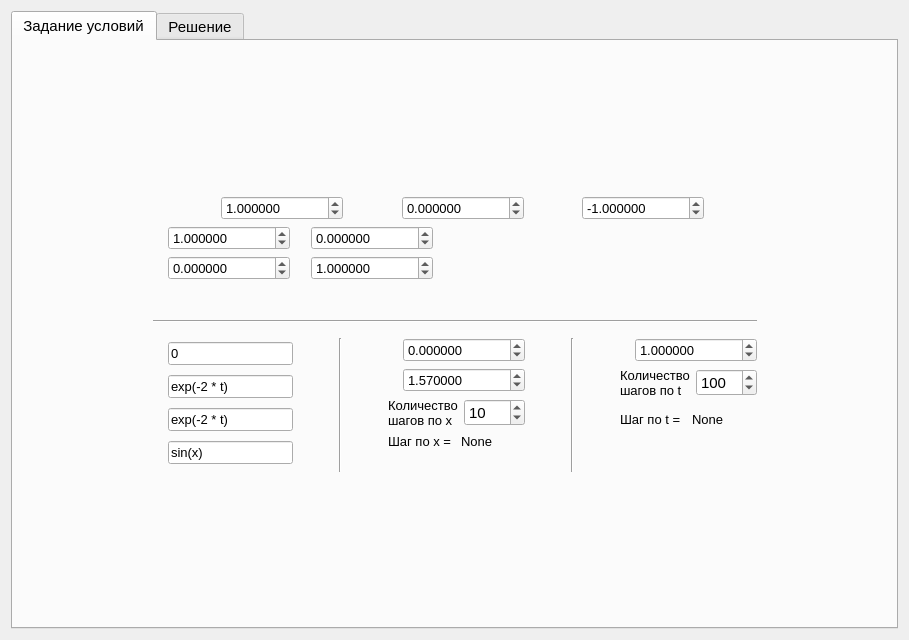
<?xml version="1.0" encoding="UTF-8"?>
<ui version="4.0">
 <class>Form</class>
 <widget class="QWidget" name="Form">
  <property name="geometry">
   <rect>
    <x>0</x>
    <y>0</y>
    <width>909</width>
    <height>640</height>
   </rect>
  </property>
  <property name="font">
   <font>
    <pointsize>8</pointsize>
   </font>
  </property>
  <property name="windowTitle">
   <string>Form</string>
  </property>
  <layout class="QGridLayout" name="gridLayout">
   <item row="0" column="0">
    <widget class="QTabWidget" name="tabWidget">
     <property name="font">
      <font>
       <pointsize>11</pointsize>
      </font>
     </property>
     <property name="currentIndex">
      <number>0</number>
     </property>
     <property name="elideMode">
      <enum>Qt::ElideMiddle</enum>
     </property>
     <widget class="QWidget" name="tab_statement">
      <attribute name="title">
       <string>Задание условий</string>
      </attribute>
      <layout class="QGridLayout" name="gridLayout_19">
       <item row="2" column="3">
        <spacer name="horizontalSpacer_5">
         <property name="orientation">
          <enum>Qt::Horizontal</enum>
         </property>
         <property name="sizeHint" stdset="0">
          <size>
           <width>40</width>
           <height>20</height>
          </size>
         </property>
        </spacer>
       </item>
       <item row="0" column="1">
        <spacer name="verticalSpacer">
         <property name="orientation">
          <enum>Qt::Vertical</enum>
         </property>
         <property name="sizeHint" stdset="0">
          <size>
           <width>20</width>
           <height>40</height>
          </size>
         </property>
        </spacer>
       </item>
       <item row="3" column="0">
        <spacer name="horizontalSpacer_4">
         <property name="orientation">
          <enum>Qt::Horizontal</enum>
         </property>
         <property name="sizeHint" stdset="0">
          <size>
           <width>40</width>
           <height>20</height>
          </size>
         </property>
        </spacer>
       </item>
       <item row="4" column="2">
        <spacer name="verticalSpacer_3">
         <property name="orientation">
          <enum>Qt::Vertical</enum>
         </property>
         <property name="sizeHint" stdset="0">
          <size>
           <width>20</width>
           <height>40</height>
          </size>
         </property>
        </spacer>
       </item>
       <item row="3" column="1" colspan="2">
        <layout class="QGridLayout" name="gridLayout_18">
         <item row="0" column="5">
          <layout class="QGridLayout" name="gridLayout_13">
           <item row="2" column="0">
            <layout class="QGridLayout" name="gridLayout_15">
             <item row="0" column="0">
              <widget class="QLabel" name="label_19">
               <property name="font">
                <font>
                 <family>MS Shell Dlg 2</family>
                 <pointsize>10</pointsize>
                </font>
               </property>
               <property name="text">
                <string>Количество
шагов по x</string>
               </property>
              </widget>
             </item>
             <item row="0" column="1">
              <widget class="QSpinBox" name="spinBox_nx">
               <property name="minimum">
                <number>1</number>
               </property>
               <property name="maximum">
                <number>1000</number>
               </property>
               <property name="value">
                <number>10</number>
               </property>
              </widget>
             </item>
            </layout>
           </item>
           <item row="0" column="0">
            <layout class="QGridLayout" name="gridLayout_11">
             <item row="0" column="0">
              <widget class="QLabel" name="label_7_1">
               <property name="text">
                <string/>
               </property>
               <property name="pixmap">
                <pixmap>../resource/7_1.png</pixmap>
               </property>
              </widget>
             </item>
             <item row="0" column="1">
              <widget class="QDoubleSpinBox" name="doubleSpinBox_l1">
               <property name="font">
                <font>
                 <pointsize>10</pointsize>
                </font>
               </property>
               <property name="decimals">
                <number>6</number>
               </property>
               <property name="minimum">
                <double>-1000000.000000000000000</double>
               </property>
               <property name="maximum">
                <double>1000000.000000000000000</double>
               </property>
              </widget>
             </item>
            </layout>
           </item>
           <item row="1" column="0">
            <layout class="QGridLayout" name="gridLayout_12">
             <item row="0" column="0">
              <widget class="QLabel" name="label_7_2">
               <property name="text">
                <string/>
               </property>
               <property name="pixmap">
                <pixmap>../resource/7_2.png</pixmap>
               </property>
              </widget>
             </item>
             <item row="0" column="1">
              <widget class="QDoubleSpinBox" name="doubleSpinBox_l2">
               <property name="font">
                <font>
                 <pointsize>10</pointsize>
                </font>
               </property>
               <property name="decimals">
                <number>6</number>
               </property>
               <property name="minimum">
                <double>-1000000.000000000000000</double>
               </property>
               <property name="maximum">
                <double>1000000.000000000000000</double>
               </property>
               <property name="value">
                <double>1.570000000000000</double>
               </property>
              </widget>
             </item>
            </layout>
           </item>
           <item row="4" column="0">
            <widget class="QLabel" name="label_7_3">
             <property name="text">
              <string/>
             </property>
             <property name="pixmap">
              <pixmap>../resource/7_3.png</pixmap>
             </property>
            </widget>
           </item>
           <item row="3" column="0">
            <layout class="QGridLayout" name="gridLayout_20">
             <item row="0" column="0">
              <widget class="QLabel" name="label_22">
               <property name="font">
                <font>
                 <pointsize>10</pointsize>
                </font>
               </property>
               <property name="text">
                <string>Шаг по x = </string>
               </property>
              </widget>
             </item>
             <item row="0" column="1">
              <widget class="QLabel" name="label_stepx">
               <property name="font">
                <font>
                 <pointsize>10</pointsize>
                </font>
               </property>
               <property name="text">
                <string>None</string>
               </property>
              </widget>
             </item>
            </layout>
           </item>
          </layout>
         </item>
         <item row="0" column="0">
          <layout class="QGridLayout" name="gridLayout_10">
           <item row="0" column="0">
            <layout class="QGridLayout" name="gridLayout_6">
             <item row="0" column="0">
              <widget class="QLabel" name="label_6_1">
               <property name="text">
                <string/>
               </property>
               <property name="pixmap">
                <pixmap>../resource/6_1.png</pixmap>
               </property>
              </widget>
             </item>
             <item row="0" column="1">
              <widget class="QLineEdit" name="lineEdit_f">
               <property name="font">
                <font>
                 <pointsize>10</pointsize>
                </font>
               </property>
               <property name="text">
                <string>0</string>
               </property>
              </widget>
             </item>
            </layout>
           </item>
           <item row="3" column="0">
            <layout class="QGridLayout" name="gridLayout_9">
             <item row="0" column="0">
              <widget class="QLabel" name="label_6_4">
               <property name="text">
                <string/>
               </property>
               <property name="pixmap">
                <pixmap>../resource/6_4.png</pixmap>
               </property>
              </widget>
             </item>
             <item row="0" column="1">
              <widget class="QLineEdit" name="lineEdit_psi">
               <property name="font">
                <font>
                 <pointsize>10</pointsize>
                </font>
               </property>
               <property name="text">
                <string>sin(x)</string>
               </property>
              </widget>
             </item>
            </layout>
           </item>
           <item row="1" column="0">
            <layout class="QGridLayout" name="gridLayout_7">
             <item row="0" column="0">
              <widget class="QLabel" name="label_6_2">
               <property name="text">
                <string/>
               </property>
               <property name="pixmap">
                <pixmap>../resource/6_2.png</pixmap>
               </property>
              </widget>
             </item>
             <item row="0" column="1">
              <widget class="QLineEdit" name="lineEdit_phi0">
               <property name="font">
                <font>
                 <pointsize>10</pointsize>
                </font>
               </property>
               <property name="text">
                <string>exp(-2 * t)</string>
               </property>
              </widget>
             </item>
            </layout>
           </item>
           <item row="2" column="0">
            <layout class="QGridLayout" name="gridLayout_8">
             <item row="0" column="0">
              <widget class="QLabel" name="label_6_3">
               <property name="text">
                <string/>
               </property>
               <property name="pixmap">
                <pixmap>../resource/6_3.png</pixmap>
               </property>
              </widget>
             </item>
             <item row="0" column="1">
              <widget class="QLineEdit" name="lineEdit_phi1">
               <property name="font">
                <font>
                 <pointsize>10</pointsize>
                </font>
               </property>
               <property name="text">
                <string>exp(-2 * t)</string>
               </property>
              </widget>
             </item>
            </layout>
           </item>
          </layout>
         </item>
         <item row="0" column="9">
          <layout class="QGridLayout" name="gridLayout_17">
           <item row="0" column="0">
            <layout class="QGridLayout" name="gridLayout_14">
             <item row="0" column="0">
              <widget class="QLabel" name="label_8_1">
               <property name="text">
                <string/>
               </property>
               <property name="pixmap">
                <pixmap>../resource/8_1.png</pixmap>
               </property>
              </widget>
             </item>
             <item row="0" column="1">
              <widget class="QDoubleSpinBox" name="doubleSpinBox_T">
               <property name="font">
                <font>
                 <pointsize>10</pointsize>
                </font>
               </property>
               <property name="decimals">
                <number>6</number>
               </property>
               <property name="minimum">
                <double>-1000000.000000000000000</double>
               </property>
               <property name="maximum">
                <double>1000000.000000000000000</double>
               </property>
               <property name="value">
                <double>1.000000000000000</double>
               </property>
              </widget>
             </item>
            </layout>
           </item>
           <item row="1" column="0">
            <layout class="QGridLayout" name="gridLayout_16">
             <item row="0" column="0">
              <widget class="QLabel" name="label_20">
               <property name="font">
                <font>
                 <pointsize>10</pointsize>
                </font>
               </property>
               <property name="text">
                <string>Количество
шагов по t</string>
               </property>
              </widget>
             </item>
             <item row="0" column="1">
              <widget class="QSpinBox" name="spinBox_nt">
               <property name="minimum">
                <number>1</number>
               </property>
               <property name="maximum">
                <number>1000</number>
               </property>
               <property name="value">
                <number>100</number>
               </property>
              </widget>
             </item>
            </layout>
           </item>
           <item row="2" column="0">
            <layout class="QGridLayout" name="gridLayout_21">
             <item row="0" column="1">
              <widget class="QLabel" name="label_stept">
               <property name="font">
                <font>
                 <pointsize>10</pointsize>
                </font>
               </property>
               <property name="text">
                <string>None</string>
               </property>
              </widget>
             </item>
             <item row="0" column="0">
              <widget class="QLabel" name="label_24">
               <property name="font">
                <font>
                 <pointsize>10</pointsize>
                </font>
               </property>
               <property name="text">
                <string>Шаг по t = </string>
               </property>
              </widget>
             </item>
            </layout>
           </item>
           <item row="3" column="0">
            <widget class="QLabel" name="label_8_2">
             <property name="font">
              <font>
               <family>MS Shell Dlg 2</family>
               <pointsize>8</pointsize>
              </font>
             </property>
             <property name="text">
              <string/>
             </property>
             <property name="pixmap">
              <pixmap>../resource/8_2.png</pixmap>
             </property>
            </widget>
           </item>
          </layout>
         </item>
         <item row="0" column="7">
          <widget class="Line" name="line_3">
           <property name="orientation">
            <enum>Qt::Vertical</enum>
           </property>
          </widget>
         </item>
         <item row="0" column="2">
          <widget class="Line" name="line_2">
           <property name="orientation">
            <enum>Qt::Vertical</enum>
           </property>
          </widget>
         </item>
         <item row="0" column="6">
          <spacer name="horizontalSpacer_9">
           <property name="orientation">
            <enum>Qt::Horizontal</enum>
           </property>
           <property name="sizeHint" stdset="0">
            <size>
             <width>40</width>
             <height>20</height>
            </size>
           </property>
          </spacer>
         </item>
         <item row="0" column="4">
          <spacer name="horizontalSpacer_8">
           <property name="orientation">
            <enum>Qt::Horizontal</enum>
           </property>
           <property name="sizeHint" stdset="0">
            <size>
             <width>40</width>
             <height>20</height>
            </size>
           </property>
          </spacer>
         </item>
         <item row="0" column="1">
          <spacer name="horizontalSpacer_7">
           <property name="orientation">
            <enum>Qt::Horizontal</enum>
           </property>
           <property name="sizeHint" stdset="0">
            <size>
             <width>40</width>
             <height>20</height>
            </size>
           </property>
          </spacer>
         </item>
         <item row="0" column="8">
          <spacer name="horizontalSpacer_10">
           <property name="orientation">
            <enum>Qt::Horizontal</enum>
           </property>
           <property name="sizeHint" stdset="0">
            <size>
             <width>40</width>
             <height>20</height>
            </size>
           </property>
          </spacer>
         </item>
        </layout>
       </item>
       <item row="2" column="1" colspan="2">
        <widget class="Line" name="line">
         <property name="orientation">
          <enum>Qt::Horizontal</enum>
         </property>
        </widget>
       </item>
       <item row="1" column="1" colspan="2">
        <layout class="QGridLayout" name="gridLayout_5">
         <item row="1" column="2">
          <spacer name="horizontalSpacer">
           <property name="orientation">
            <enum>Qt::Horizontal</enum>
           </property>
           <property name="sizeHint" stdset="0">
            <size>
             <width>40</width>
             <height>20</height>
            </size>
           </property>
          </spacer>
         </item>
         <item row="3" column="2">
          <spacer name="horizontalSpacer_3">
           <property name="orientation">
            <enum>Qt::Horizontal</enum>
           </property>
           <property name="sizeHint" stdset="0">
            <size>
             <width>40</width>
             <height>20</height>
            </size>
           </property>
          </spacer>
         </item>
         <item row="2" column="2">
          <spacer name="horizontalSpacer_2">
           <property name="orientation">
            <enum>Qt::Horizontal</enum>
           </property>
           <property name="sizeHint" stdset="0">
            <size>
             <width>40</width>
             <height>20</height>
            </size>
           </property>
          </spacer>
         </item>
         <item row="3" column="1">
          <widget class="QLabel" name="label_4_1">
           <property name="text">
            <string/>
           </property>
           <property name="pixmap">
            <pixmap>../resource/4_1.png</pixmap>
           </property>
          </widget>
         </item>
         <item row="0" column="0" rowspan="4">
          <widget class="QLabel" name="label_5_1">
           <property name="text">
            <string/>
           </property>
           <property name="pixmap">
            <pixmap>../resource/5.png</pixmap>
           </property>
          </widget>
         </item>
         <item row="2" column="1">
          <layout class="QGridLayout" name="gridLayout_4">
           <item row="0" column="0">
            <widget class="QDoubleSpinBox" name="doubleSpinBox_gamma">
             <property name="font">
              <font>
               <pointsize>10</pointsize>
              </font>
             </property>
             <property name="decimals">
              <number>6</number>
             </property>
             <property name="minimum">
              <double>-1000000.000000000000000</double>
             </property>
             <property name="maximum">
              <double>1000000.000000000000000</double>
             </property>
             <property name="singleStep">
              <double>1.000000000000000</double>
             </property>
             <property name="value">
              <double>0.000000000000000</double>
             </property>
            </widget>
           </item>
           <item row="0" column="1">
            <widget class="QLabel" name="label_3_1">
             <property name="text">
              <string/>
             </property>
             <property name="pixmap">
              <pixmap>../resource/3_1.png</pixmap>
             </property>
            </widget>
           </item>
           <item row="0" column="2">
            <widget class="QDoubleSpinBox" name="doubleSpinBox_delta">
             <property name="font">
              <font>
               <pointsize>10</pointsize>
              </font>
             </property>
             <property name="decimals">
              <number>6</number>
             </property>
             <property name="minimum">
              <double>-1000000.000000000000000</double>
             </property>
             <property name="maximum">
              <double>1000000.000000000000000</double>
             </property>
             <property name="value">
              <double>1.000000000000000</double>
             </property>
            </widget>
           </item>
           <item row="0" column="3">
            <widget class="QLabel" name="label_3_2">
             <property name="text">
              <string/>
             </property>
             <property name="pixmap">
              <pixmap>../resource/3_2.png</pixmap>
             </property>
            </widget>
           </item>
          </layout>
         </item>
         <item row="1" column="1">
          <layout class="QGridLayout" name="gridLayout_3">
           <item row="0" column="0">
            <widget class="QDoubleSpinBox" name="doubleSpinBox_alpha">
             <property name="font">
              <font>
               <pointsize>10</pointsize>
              </font>
             </property>
             <property name="decimals">
              <number>6</number>
             </property>
             <property name="minimum">
              <double>-1000000.000000000000000</double>
             </property>
             <property name="maximum">
              <double>1000000.000000000000000</double>
             </property>
             <property name="value">
              <double>1.000000000000000</double>
             </property>
            </widget>
           </item>
           <item row="0" column="1">
            <widget class="QLabel" name="label_2_1">
             <property name="text">
              <string/>
             </property>
             <property name="pixmap">
              <pixmap>../resource/2_1.png</pixmap>
             </property>
            </widget>
           </item>
           <item row="0" column="2">
            <widget class="QDoubleSpinBox" name="doubleSpinBox_beta">
             <property name="font">
              <font>
               <pointsize>10</pointsize>
              </font>
             </property>
             <property name="decimals">
              <number>6</number>
             </property>
             <property name="minimum">
              <double>-1000000.000000000000000</double>
             </property>
             <property name="maximum">
              <double>1000000.000000000000000</double>
             </property>
             <property name="value">
              <double>0.000000000000000</double>
             </property>
            </widget>
           </item>
           <item row="0" column="3">
            <widget class="QLabel" name="label_2_2">
             <property name="text">
              <string/>
             </property>
             <property name="pixmap">
              <pixmap>../resource/2_2.png</pixmap>
             </property>
            </widget>
           </item>
          </layout>
         </item>
         <item row="0" column="1" colspan="2">
          <layout class="QGridLayout" name="gridLayout_2">
           <item row="0" column="0">
            <widget class="QLabel" name="label_1_1">
             <property name="text">
              <string/>
             </property>
             <property name="pixmap">
              <pixmap>../resource/1_1.PNG</pixmap>
             </property>
            </widget>
           </item>
           <item row="0" column="2">
            <widget class="QLabel" name="label_1_2">
             <property name="text">
              <string/>
             </property>
             <property name="pixmap">
              <pixmap>../resource/1_2.PNG</pixmap>
             </property>
            </widget>
           </item>
           <item row="0" column="3">
            <widget class="QDoubleSpinBox" name="doubleSpinBox_b">
             <property name="font">
              <font>
               <pointsize>10</pointsize>
              </font>
             </property>
             <property name="decimals">
              <number>6</number>
             </property>
             <property name="minimum">
              <double>-1000000.000000000000000</double>
             </property>
             <property name="maximum">
              <double>1000000.000000000000000</double>
             </property>
             <property name="value">
              <double>0.000000000000000</double>
             </property>
            </widget>
           </item>
           <item row="0" column="1">
            <widget class="QDoubleSpinBox" name="doubleSpinBox_a">
             <property name="font">
              <font>
               <pointsize>10</pointsize>
              </font>
             </property>
             <property name="decimals">
              <number>6</number>
             </property>
             <property name="minimum">
              <double>-1000000.000000000000000</double>
             </property>
             <property name="maximum">
              <double>1000000.000000000000000</double>
             </property>
             <property name="value">
              <double>1.000000000000000</double>
             </property>
            </widget>
           </item>
           <item row="0" column="4">
            <widget class="QLabel" name="label_1_3">
             <property name="text">
              <string/>
             </property>
             <property name="pixmap">
              <pixmap>../resource/1_3.PNG</pixmap>
             </property>
            </widget>
           </item>
           <item row="0" column="5">
            <widget class="QDoubleSpinBox" name="doubleSpinBox_c">
             <property name="font">
              <font>
               <pointsize>10</pointsize>
              </font>
             </property>
             <property name="decimals">
              <number>6</number>
             </property>
             <property name="minimum">
              <double>-1000000.000000000000000</double>
             </property>
             <property name="maximum">
              <double>1000000.000000000000000</double>
             </property>
             <property name="value">
              <double>-1.000000000000000</double>
             </property>
            </widget>
           </item>
           <item row="0" column="6">
            <widget class="QLabel" name="label_1_4">
             <property name="text">
              <string/>
             </property>
             <property name="pixmap">
              <pixmap>../resource/1_4.PNG</pixmap>
             </property>
            </widget>
           </item>
          </layout>
         </item>
        </layout>
       </item>
      </layout>
     </widget>
     <widget class="QWidget" name="tab_solution">
      <attribute name="title">
       <string>Решение</string>
      </attribute>
      <layout class="QGridLayout" name="gridLayout_31">
       <item row="0" column="0">
        <layout class="QGridLayout" name="gridLayout_30">
         <item row="0" column="0">
          <layout class="QGridLayout" name="gridLayout_29">
           <item row="0" column="1">
            <layout class="QGridLayout" name="gridLayout_27">
             <item row="0" column="1">
              <spacer name="verticalSpacer_4">
               <property name="orientation">
                <enum>Qt::Vertical</enum>
               </property>
               <property name="sizeHint" stdset="0">
                <size>
                 <width>20</width>
                 <height>40</height>
                </size>
               </property>
              </spacer>
             </item>
             <item row="1" column="1">
              <widget class="QLabel" name="label_3">
               <property name="text">
                <string>Номер шага по t = </string>
               </property>
              </widget>
             </item>
             <item row="1" column="2">
              <widget class="QSpinBox" name="spinBox_stept">
               <property name="maximum">
                <number>1000000</number>
               </property>
              </widget>
             </item>
            </layout>
           </item>
           <item row="1" column="1">
            <layout class="QGridLayout" name="gridLayout_28">
             <item row="0" column="0">
              <widget class="QLabel" name="label_4">
               <property name="font">
                <font>
                 <pointsize>13</pointsize>
                </font>
               </property>
               <property name="text">
                <string>t =</string>
               </property>
              </widget>
             </item>
             <item row="0" column="1">
              <widget class="QLabel" name="label_t">
               <property name="font">
                <font>
                 <pointsize>13</pointsize>
                </font>
               </property>
               <property name="text">
                <string>0</string>
               </property>
              </widget>
             </item>
             <item row="0" column="2">
              <spacer name="horizontalSpacer_12">
               <property name="orientation">
                <enum>Qt::Horizontal</enum>
               </property>
               <property name="sizeHint" stdset="0">
                <size>
                 <width>40</width>
                 <height>20</height>
                </size>
               </property>
              </spacer>
             </item>
             <item row="1" column="2">
              <spacer name="verticalSpacer_2">
               <property name="orientation">
                <enum>Qt::Vertical</enum>
               </property>
               <property name="sizeHint" stdset="0">
                <size>
                 <width>20</width>
                 <height>40</height>
                </size>
               </property>
              </spacer>
             </item>
            </layout>
           </item>
           <item row="0" column="0">
            <spacer name="horizontalSpacer_14">
             <property name="orientation">
              <enum>Qt::Horizontal</enum>
             </property>
             <property name="sizeHint" stdset="0">
              <size>
               <width>40</width>
               <height>20</height>
              </size>
             </property>
            </spacer>
           </item>
          </layout>
         </item>
         <item row="0" column="3">
          <layout class="QGridLayout" name="gridLayout_26">
           <item row="1" column="1">
            <spacer name="horizontalSpacer_15">
             <property name="orientation">
              <enum>Qt::Horizontal</enum>
             </property>
             <property name="sizeHint" stdset="0">
              <size>
               <width>40</width>
               <height>20</height>
              </size>
             </property>
            </spacer>
           </item>
           <item row="1" column="0">
            <widget class="Line" name="line_4">
             <property name="orientation">
              <enum>Qt::Horizontal</enum>
             </property>
            </widget>
           </item>
           <item row="2" column="0">
            <layout class="QGridLayout" name="gridLayout_25">
             <item row="0" column="0">
              <widget class="QLabel" name="label_2">
               <property name="font">
                <font>
                 <weight>75</weight>
                 <bold>true</bold>
                </font>
               </property>
               <property name="text">
                <string>Аппроксимация граничных условий</string>
               </property>
              </widget>
             </item>
             <item row="1" column="0">
              <layout class="QGridLayout" name="gridLayout_23">
               <item row="0" column="0">
                <widget class="QCheckBox" name="checkBox_o1p2">
                 <property name="font">
                  <font>
                   <pointsize>10</pointsize>
                  </font>
                 </property>
                 <property name="text">
                  <string>1 порядка по 2 точкам</string>
                 </property>
                 <property name="checked">
                  <bool>true</bool>
                 </property>
                </widget>
               </item>
               <item row="0" column="1">
                <widget class="QCheckBox" name="checkBox_o2p2">
                 <property name="font">
                  <font>
                   <pointsize>10</pointsize>
                  </font>
                 </property>
                 <property name="text">
                  <string>2 порядка по 2 точкам</string>
                 </property>
                 <property name="checked">
                  <bool>false</bool>
                 </property>
                </widget>
               </item>
               <item row="0" column="2">
                <widget class="QCheckBox" name="checkBox_o2p3">
                 <property name="font">
                  <font>
                   <pointsize>10</pointsize>
                  </font>
                 </property>
                 <property name="text">
                  <string>2 порядка по 3 точкам</string>
                 </property>
                 <property name="checked">
                  <bool>false</bool>
                 </property>
                </widget>
               </item>
              </layout>
             </item>
            </layout>
           </item>
           <item row="0" column="0">
            <layout class="QGridLayout" name="gridLayout_24">
             <item row="4" column="0">
              <layout class="QGridLayout" name="gridLayout_22">
               <item row="0" column="0">
                <widget class="QCheckBox" name="checkBox_explicit">
                 <property name="font">
                  <font>
                   <pointsize>10</pointsize>
                  </font>
                 </property>
                 <property name="text">
                  <string>Явная схема</string>
                 </property>
                 <property name="checked">
                  <bool>true</bool>
                 </property>
                 <property name="tristate">
                  <bool>false</bool>
                 </property>
                </widget>
               </item>
               <item row="0" column="1">
                <widget class="QCheckBox" name="checkBox_implicit">
                 <property name="font">
                  <font>
                   <pointsize>10</pointsize>
                  </font>
                 </property>
                 <property name="text">
                  <string>Неявная схема</string>
                 </property>
                 <property name="checked">
                  <bool>false</bool>
                 </property>
                </widget>
               </item>
               <item row="0" column="2">
                <widget class="QCheckBox" name="checkBox_crank_nicolson">
                 <property name="font">
                  <font>
                   <pointsize>10</pointsize>
                  </font>
                 </property>
                 <property name="text">
                  <string>Схема Кранка-Николсона</string>
                 </property>
                 <property name="checked">
                  <bool>false</bool>
                 </property>
                </widget>
               </item>
              </layout>
             </item>
             <item row="3" column="0">
              <widget class="QLabel" name="label">
               <property name="font">
                <font>
                 <weight>75</weight>
                 <bold>true</bold>
                </font>
               </property>
               <property name="text">
                <string>Схема решения:</string>
               </property>
              </widget>
             </item>
             <item row="1" column="0">
              <widget class="QLabel" name="label_5">
               <property name="font">
                <font>
                 <weight>75</weight>
                 <bold>true</bold>
                </font>
               </property>
               <property name="text">
                <string>Аналитическое решение U(x, t) = </string>
               </property>
              </widget>
             </item>
             <item row="1" column="1">
              <widget class="QLineEdit" name="lineEdit_analytic_solution">
               <property name="text">
                <string>exp(-2 * t) * sin(x + t)</string>
               </property>
              </widget>
             </item>
             <item row="2" column="0" colspan="3">
              <widget class="Line" name="line_7">
               <property name="orientation">
                <enum>Qt::Horizontal</enum>
               </property>
              </widget>
             </item>
             <item row="1" column="2">
              <widget class="QCheckBox" name="checkBox_show_analytic">
               <property name="text">
                <string>Показать</string>
               </property>
              </widget>
             </item>
            </layout>
           </item>
          </layout>
         </item>
         <item row="0" column="2">
          <widget class="Line" name="line_5">
           <property name="frameShadow">
            <enum>QFrame::Sunken</enum>
           </property>
           <property name="lineWidth">
            <number>1</number>
           </property>
           <property name="orientation">
            <enum>Qt::Vertical</enum>
           </property>
          </widget>
         </item>
         <item row="0" column="1">
          <spacer name="horizontalSpacer_11">
           <property name="orientation">
            <enum>Qt::Horizontal</enum>
           </property>
           <property name="sizeHint" stdset="0">
            <size>
             <width>40</width>
             <height>20</height>
            </size>
           </property>
          </spacer>
         </item>
        </layout>
       </item>
       <item row="1" column="0">
        <widget class="Line" name="line_6">
         <property name="orientation">
          <enum>Qt::Horizontal</enum>
         </property>
        </widget>
       </item>
       <item row="2" column="0">
        <layout class="QHBoxLayout" name="horizontalLayout">
         <item>
          <layout class="QVBoxLayout" name="verticalLayout_plot_solution">
           <property name="rightMargin">
            <number>0</number>
           </property>
          </layout>
         </item>
         <item>
          <layout class="QVBoxLayout" name="verticalLayout_plot_error">
           <property name="rightMargin">
            <number>0</number>
           </property>
          </layout>
         </item>
        </layout>
       </item>
      </layout>
     </widget>
    </widget>
   </item>
  </layout>
 </widget>
 <resources/>
 <connections/>
</ui>
